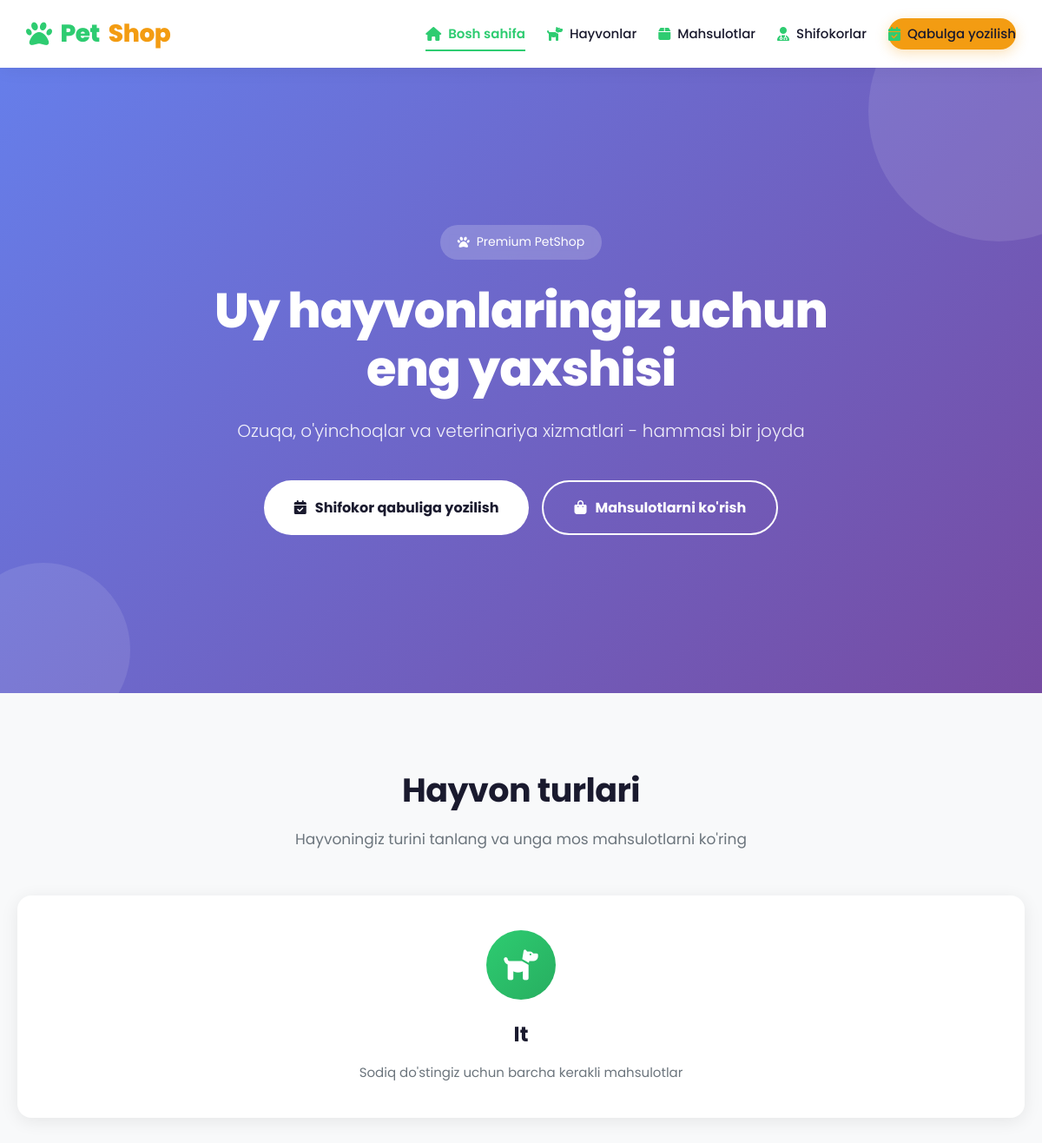
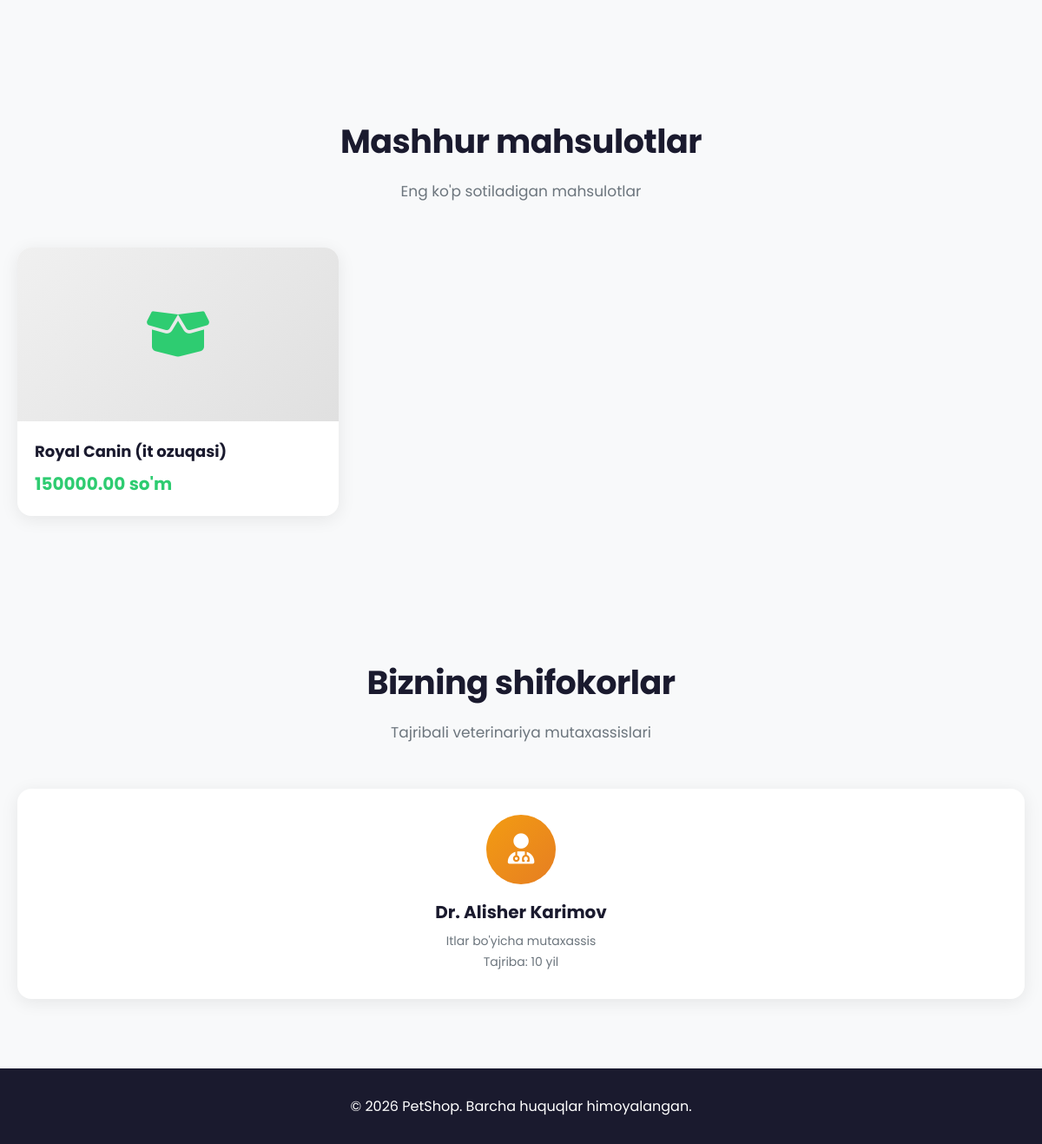
The page / on the database its author committed (2 pictures, top to bottom).
### core/models.py (models this page shows, shortened)
class AnimalType(models.Model):
    name = models.CharField(max_length=100)
    description = models.TextField(blank=True, null=True)

class Product(models.Model):
    name = models.CharField(max_length=200)
    description = models.TextField(blank=True, null=True)
    price = models.DecimalField(max_digits=10, decimal_places=2)
    stock = models.IntegerField(default=0)
    category = models.ForeignKey(Category, on_delete=models.CASCADE, related_name='products')
    created_at = models.DateTimeField(auto_now_add=True)

class Doctor(models.Model):
    name = models.CharField(max_length=100)
    specialization = models.CharField(max_length=200)
    experience = models.IntegerField()
    phone = models.CharField(max_length=20)
    email = models.EmailField()

### core/views.py (the view)
# urls.py: path('', views.index, name='index'),
def index(request):
    animal_types = AnimalType.objects.all()
    products = Product.objects.all()[:8]
    doctors = Doctor.objects.all()[:3]
    return render(request, 'core/index.html', {
        'animal_types': animal_types,
        'products': products,
        'doctors': doctors
    })

### core/templates/core/index.html (shortened to what this page needs)
<!DOCTYPE html>
<html lang="uz">
<head>
    <link rel="stylesheet" href="https://cdnjs.cloudflare.com/ajax/libs/font-awesome/6.5.1/css/all.min.css">
</head>
<body>
    <header>
        <nav>
            <a href="/" class="logo">
                <i class="fas fa-paw logo-icon"></i>
                Pet<span>Shop</span>
            </a>
            <ul class="nav-links" id="navLinks">
                <li><a href="/" class="active"><i class="fas fa-home"></i> Bosh sahifa</a></li>
                <li><a href="/hayvonlar/"><i class="fas fa-dog"></i> Hayvonlar</a></li>
                <li><a href="/mahsulotlar/"><i class="fas fa-box"></i> Mahsulotlar</a></li>
                <li><a href="/shifokorlar/"><i class="fas fa-user-md"></i> Shifokorlar</a></li>
                <li><a href="/qabul/" class="btn-appointment"><i class="fas fa-calendar-check"></i> Qabulga yozilish</a></li>
            </ul>
        </nav>
    </header>
    <section class="hero">
        <div class="hero-content">
            <span class="hero-badge"><i class="fas fa-paw"></i> Premium PetShop</span>
            <h1>Uy hayvonlaringiz uchun eng yaxshisi</h1>
            <p>Ozuqa, o'yinchoqlar va veterinariya xizmatlari - hammasi bir joyda</p>
            <div class="hero-buttons">
                <a href="/qabul/" class="btn-primary"><i class="fas fa-calendar-check"></i> Shifokor qabuliga yozilish</a>
                <a href="/mahsulotlar/" class="btn-outline"><i class="fas fa-shopping-bag"></i> Mahsulotlarni ko'rish</a>
            </div>
        </div>
    </section>
    <section class="section">
        <div class="section-title">
            <h2>Hayvon turlari</h2>
            <p>Hayvoningiz turini tanlang va unga mos mahsulotlarni ko'ring</p>
        </div>
        <div class="animal-grid">
            {% for animal_type in animal_types %}
            <a href="/hayvonlar/{{ animal_type.id }}/" class="animal-card">
                <div class="animal-icon">
                    {% if animal_type.name == 'It' %}
                    <i class="fas fa-dog"></i>
                    {% elif animal_type.name == 'Mushuk' %}
                    <i class="fas fa-cat"></i>
                    {% elif animal_type.name == 'Qush' %}
                    <i class="fas fa-dove"></i>
                    {% else %}
                    <i class="fas fa-paw"></i>
                    {% endif %}
                </div>
                <h3>{{ animal_type.name }}</h3>
                <p>{{ animal_type.description }}</p>
            </a>
            {% endfor %}
        </div>
    </section>
    <section class="section">
        <div class="section-title">
            <h2>Mashhur mahsulotlar</h2>
            <p>Eng ko'p sotiladigan mahsulotlar</p>
        </div>
        <div class="product-grid">
            {% for product in products %}
            <div class="product-card">
                <div class="product-image">
                    <i class="fas fa-box-open"></i>
                </div>
                <div class="product-info">
                    <div class="product-name">{{ product.name }}</div>
                    <div class="product-price">{{ product.price }} so'm</div>
                </div>
            </div>
            {% endfor %}
        </div>
    </section>
    <section class="section">
        <div class="section-title">
            <h2>Bizning shifokorlar</h2>
            <p>Tajribali veterinariya mutaxassislari</p>
        </div>
        <div class="doctor-grid">
            {% for doctor in doctors %}
            <div class="doctor-card">
                <div class="doctor-avatar">
                    <i class="fas fa-user-md"></i>
                </div>
                <h3>{{ doctor.name }}</h3>
                <p>{{ doctor.specialization }}</p>
                <p>Tajriba: {{ doctor.experience }} yil</p>
            </div>
            {% endfor %}
        </div>
    </section>
    <footer>
        &copy; 2026 PetShop. Barcha huquqlar himoyalangan.
    </footer>
</body>
</html>

### rows shown on the page
AnimalType: name "It", description "Sodiq do'stingiz uchun barcha kerakli mahsulotlar"
Product: name "Royal Canin (it ozuqasi)", price "150000.00"
Doctor: name "Dr. Alisher Karimov", specialization "Itlar bo'yicha mutaxassis", experience "10"
